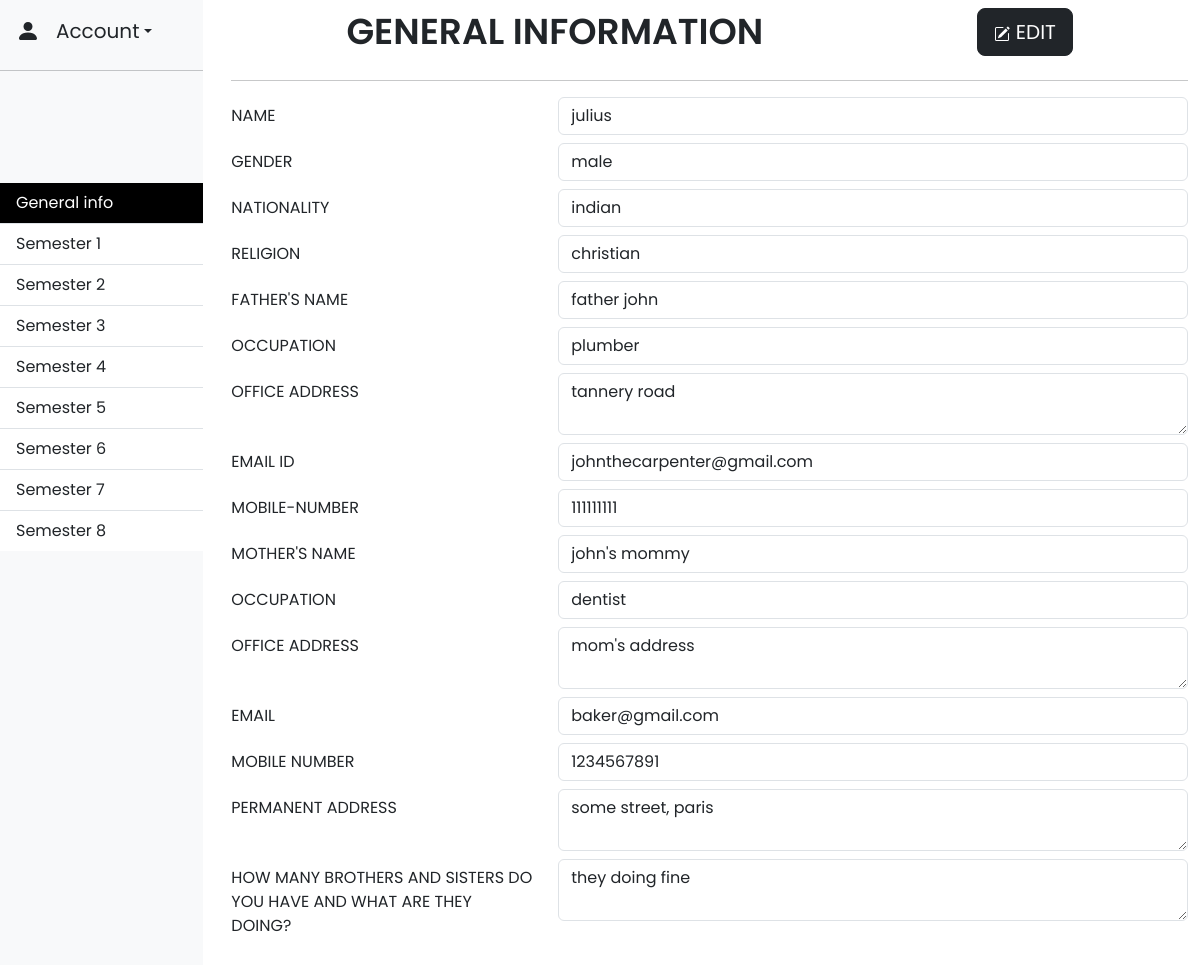
/general (signed in), run on the app's committed database.
### app.py (models this page shows, shortened)
class General(db.Model):
    __tablename__ = 'general_information'
    id = db.Column(db.Integer, primary_key=True)
    user_id = db.Column(db.Integer, db.ForeignKey('users.id'))
    name = db.Column(db.String(100))
    gender = db.Column(db.String(100))
    nationality = db.Column(db.String(100))
    religion = db.Column(db.String(100))
    fname = db.Column(db.String(100))
    foccupation = db.Column(db.String(100))
    foffice = db.Column(db.String(200))
    femail = db.Column(db.String(100))
    fmobile = db.Column(db.String(20))
    mname = db.Column(db.String(100))
    moccupation = db.Column(db.String(100))
    moffice = db.Column(db.String(200))
    memail = db.Column(db.String(100))
    mmobile = db.Column(db.String(20))
    permanent_address = db.Column(db.String(200))
    bro_sis = db.Column(db.String(300))

### app.py (the view)
@app.route("/general", methods=['GET'])
@login_required
def general():
    general_info = General.query.filter_by(user_id=session["user_id"]).first()
    return render_template("general.html", general=general_info)

### helper.py (called while the page is built)
def login_required(f):
    @wraps(f)
    def decorated_function(*args, **kwargs):
        if session.get("user_id") is None:
            return redirect("/login")
        return f(*args, **kwargs)
    return decorated_function

### templates/general.html (shortened to what this page needs)
{% extends "layout.html" %}
{% block body %}
<main class="container ms-3">
    <div class="d-flex align-items-center justify-content-around ms-0 p-2">
        <h1 class="mb-0 sem-heading">General information</h1>
        <form action="/general-edit">
          <button type="submit" class="btn btn-dark d-none d-md-block btn-lg">
            EDIT
          </button>
        </form>
      </div>
      <hr>
    <div class="row gy-2">
        <div class="col-12">
            <div class="row">
                <div class="col-4">
                    <label for="name" class="col-form-label">Name</label>
                </div>
                <div class="col">
                    <input type="text" name="name" class="form-control" id="name" readonly value="{{ general.name if general else '' }}">
                </div>
            </div>
        </div>
        <div class="col-12">
            <div class="row">
                <div class="col-4">
                    <label for="gender" class="col-form-label">gender</label>
                </div>
                <div class="col">
                    <input type="text" class="form-control" name="gender" id="gender" readonly value="{{ general.gender if general else '' }}">
                </div>
            </div>
        </div>
        <div class="col-12">
            <div class="row">
                <div class="col-4">
                    <label for="nationality" class="col-form-label">nationality</label>
                </div>
                <div class="col">
                    <input type="text" class="form-control" name="nationality" id="nationality" readonly value="{{ general.nationality if general else '' }}">
                </div>
            </div>
        </div>
        <div class="col-12">
            <div class="row">
                <div class="col-4">
                    <label for="religion" class="col-form-label">religion</label>
                </div>
                <div class="col">
                    <input type="text" class="form-control" name="religion" id="religion" readonly value="{{ general.religion if general else '' }}">
                </div>
            </div>
        </div>
        <div class="col-12">
            <div class="row">
                <div class="col-4">
                    <label for="f-name" class="col-form-label">father's name</label>
                </div>
                <div class="col">
                    <input type="text" class="form-control" name="fname" id="f-name" readonly value="{{ general.fname if general else '' }}">
                </div>
            </div>
        </div>
        <div class="col-12">
            <div class="row">
                <div class="col-4">
                    <label for="f-occupation" class="col-form-label">occupation</label>
                </div>
                <div class="col">
                    <input type="text" class="form-control" name="f-occupation" id="f-occupation" readonly value="{{ general.foccupation if general else '' }}">
                </div>
            </div>
        </div>
        <div class="col-12">
            <div class="row">
                <div class="col-4">
                    <label for="f-office-address" class="col-form-label">Office address</label>
                </div>
                <div class="col">
                    <textarea type="text" class="form-control" name="f-office-address" id="f-office-address" rows="2" readonly>{{ general.foffice if general else '' }}</textarea>
                </div>
            </div>
        </div>
        <div class="col-12">
            <div class="row">
                <div class="col-4">
                    <label for="f-email" class="col-form-label">email id</label>
                </div>
                <div class="col">
                    <input type="email" class="form-control" name="f-email" id="f-email" readonly value="{{ general.femail if general else '' }}">
                </div>
            </div>
        </div>
        <div class="col-12">
            <div class="row">
                <div class="col-4">
                    <label for="f-num" class="col-form-label">mobile-number</label>
                </div>
                <div class="col">
                    <input type="text" class="form-control" name="f-num" id="f-num" readonly value="{{ general.fmobile if general else '' }}">
                </div>
            </div>
        </div>
        <div class="col-12">
            <div class="row">
                <div class="col-4">
                    <label for="m-name" class="col-form-label">mother's name</label>
                </div>
                <div class="col">
                    <input type="text" class="form-control" name="m-name" id="m-name" readonly value="{{ general.mname if general else '' }}">
                </div>
            </div>
        </div>
        <div class="col-12">
            <div class="row">
                <div class="col-4">
                    <label for="m-occupation" class="col-form-label">occupation</label>
                </div>
                <div class="col">
                    <input type="text" class="form-control" name="m-occupation" id="m-occupation" readonly value="{{ general.moccupation if general else '' }}">
                </div>
            </div>
        </div>
        <div class="col-12">
            <div class="row">
                <div class="col-4">
                    <label for="m-address" class="col-form-label">office address</label>
                </div>
                <div class="col">
                    <textarea type="text" class="form-control" id="m-address" name="m-address" rows="2" readonly>{{ general.moffice if general else '' }}</textarea>
                </div>
            </div>
        </div>
        <div class="col-12">
            <div class="row">
                <div class="col-4">
                    <label for="m-email" class="col-form-label">email</label>
                </div>
                <div class="col">
                    <input type="email" class="form-control" name="m-email" id="m-email" readonly value="{{ general.memail if general else '' }}">
                </div>
            </div>
        </div>
        <div class="col-12">
            <div class="row">
                <div class="col-4">
                    <label for="m-number" class="col-form-label">mobile number</label>
                </div>
                <div class="col">
                    <input type="text" class="form-control" name="m-number" id="m-number" readonly value="{{ general.mmobile if general else '' }}">
                </div>
            </div>
        </div>
        <div class="col-12">
            <div class="row">
                <div class="col-4">
                    <label for="permanent-address" class="col-form-label">permanent address</label>
                </div>
                <div class="col">
                    <textarea type="text" class="form-control" name="permanent-address" id="permanent-address" rows="2" readonly>{{ general.permanent_address if general else '' }}</textarea>
                </div>
            </div>
        </div>
        <div class="...">
            <div class="row">
                <div class="col-12 col-md-4">
                    <label for="bro-sis" class="col-form-label">How many Brothers and sisters do you have and what are they doing?</label>
                </div>
                <div class="col-12 col-md-8">
                    <textarea type="text" class="form-control" name="bro-sis" id="bro-sis" rows="2" readonly>{{ general.bro_sis if general else '' }}</textarea>
                </div>
            </div>
        </div>
    </div>
</main>
{% endblock %}

### static/css/style.css (style rules this page uses)
* { font-family: "Poppins", sans-serif; font-weight: 400; font-style: normal; }
.sem-heading { font-weight: 600; font-size: 36px; text-transform: uppercase; }
main { margin-bottom: 20px; }
label { text-transform: uppercase; }

### data on the page
General: name "julius", gender "male", nationality "indian", religion "christian", fname "father john", f-occupation "plumber", f-office-address "tannery road", f-email "johnthecarpenter@gmail.com", f-num "111111111", m-name "john's mommy", m-occupation "dentist", m-address "mom's address", m-email "baker@gmail.com", m-number "1234567891", permanent-address "some street, paris", bro-sis "they doing fine"
